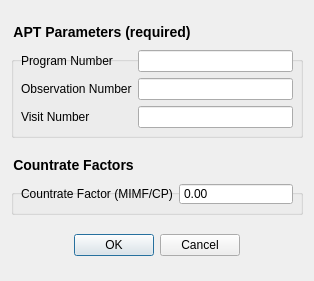
<?xml version="1.0" encoding="UTF-8"?>
<ui version="4.0">
 <class>Dialog</class>
 <widget class="QDialog" name="Dialog">
  <property name="geometry">
   <rect>
    <x>0</x>
    <y>0</y>
    <width>314</width>
    <height>281</height>
   </rect>
  </property>
  <property name="windowTitle">
   <string>Dialog</string>
  </property>
  <layout class="QVBoxLayout" name="verticalLayout">
   <item>
    <spacer name="verticalSpacer_4">
     <property name="orientation">
      <enum>Qt::Vertical</enum>
     </property>
     <property name="sizeType">
      <enum>QSizePolicy::Fixed</enum>
     </property>
     <property name="sizeHint" stdset="0">
      <size>
       <width>20</width>
       <height>13</height>
      </size>
     </property>
    </spacer>
   </item>
   <item>
    <widget class="QGroupBox" name="groupBox">
     <property name="styleSheet">
      <string notr="true">QGroupBox { font-size: 14px; font-weight: bold; margin-top: 16px } QGroupBox::title { top: -16px }</string>
     </property>
     <property name="title">
      <string>APT Parameters (required)</string>
     </property>
     <layout class="QGridLayout" name="gridLayout">
      <item row="0" column="0">
       <widget class="QLabel" name="label">
        <property name="toolTip">
         <string>Three to four digit number describing the APT program</string>
        </property>
        <property name="text">
         <string>Program Number</string>
        </property>
       </widget>
      </item>
      <item row="0" column="1">
       <widget class="QLineEdit" name="lineEdit_programNumber">
        <property name="toolTip">
         <string>Three to four digit number describing the APT program</string>
        </property>
       </widget>
      </item>
      <item row="1" column="0">
       <widget class="QLabel" name="label_2">
        <property name="toolTip">
         <string>Number of the observation within the APT program</string>
        </property>
        <property name="text">
         <string>Observation Number</string>
        </property>
       </widget>
      </item>
      <item row="1" column="1">
       <widget class="QLineEdit" name="lineEdit_observationNumber">
        <property name="toolTip">
         <string>Number of the observation within the APT program</string>
        </property>
       </widget>
      </item>
      <item row="2" column="0">
       <widget class="QLabel" name="label_3">
        <property name="toolTip">
         <string>Number of the visit within the observation</string>
        </property>
        <property name="text">
         <string>Visit Number</string>
        </property>
       </widget>
      </item>
      <item row="2" column="1">
       <widget class="QLineEdit" name="lineEdit_visitNumber">
        <property name="toolTip">
         <string>Number of the visit within the observation</string>
        </property>
       </widget>
      </item>
     </layout>
    </widget>
   </item>
   <item>
    <spacer name="verticalSpacer_5">
     <property name="orientation">
      <enum>Qt::Vertical</enum>
     </property>
     <property name="sizeType">
      <enum>QSizePolicy::Fixed</enum>
     </property>
     <property name="sizeHint" stdset="0">
      <size>
       <width>20</width>
       <height>13</height>
      </size>
     </property>
    </spacer>
   </item>
   <item>
    <widget class="QGroupBox" name="groupBox_4">
     <property name="sizePolicy">
      <sizepolicy hsizetype="Preferred" vsizetype="Preferred">
       <horstretch>0</horstretch>
       <verstretch>0</verstretch>
      </sizepolicy>
     </property>
     <property name="minimumSize">
      <size>
       <width>290</width>
       <height>0</height>
      </size>
     </property>
     <property name="styleSheet">
      <string notr="true">QGroupBox { font-size: 14px; font-weight: bold; margin-top: 16px } QGroupBox::title { top: -16px }</string>
     </property>
     <property name="title">
      <string>Countrate Factors</string>
     </property>
     <layout class="QGridLayout" name="gridLayout_4">
      <item row="0" column="1" colspan="2">
       <widget class="QDoubleSpinBox" name="doubleSpinBox_countrateFactor">
        <property name="enabled">
         <bool>true</bool>
        </property>
        <property name="toolTip">
         <string>&lt;html&gt;&lt;head/&gt;&lt;body&gt;&lt;p&gt;A factor by which to multiply the count rate of the guide star; for use in MIMF and CP where segments are stacked but unphased and the brightness might vary&lt;/p&gt;&lt;/body&gt;&lt;/html&gt;</string>
        </property>
        <property name="whatsThis">
         <string/>
        </property>
        <property name="styleSheet">
         <string notr="true">.QDoubleSpinBox:disabled {color: grey}</string>
        </property>
        <property name="buttonSymbols">
         <enum>QAbstractSpinBox::NoButtons</enum>
        </property>
        <property name="maximum">
         <double>1.000000000000000</double>
        </property>
        <property name="singleStep">
         <double>0.100000000000000</double>
        </property>
       </widget>
      </item>
      <item row="0" column="0">
       <widget class="QLabel" name="label_4">
        <property name="text">
         <string>Countrate Factor (MIMF/CP)</string>
        </property>
       </widget>
      </item>
     </layout>
    </widget>
   </item>
   <item>
    <widget class="QDialogButtonBox" name="buttonBox">
     <property name="sizePolicy">
      <sizepolicy hsizetype="Expanding" vsizetype="Preferred">
       <horstretch>0</horstretch>
       <verstretch>0</verstretch>
      </sizepolicy>
     </property>
     <property name="orientation">
      <enum>Qt::Horizontal</enum>
     </property>
     <property name="standardButtons">
      <set>QDialogButtonBox::Cancel|QDialogButtonBox::Ok</set>
     </property>
     <property name="centerButtons">
      <bool>true</bool>
     </property>
    </widget>
   </item>
  </layout>
 </widget>
 <resources/>
 <connections>
  <connection>
   <sender>buttonBox</sender>
   <signal>accepted()</signal>
   <receiver>Dialog</receiver>
   <slot>accept()</slot>
   <hints>
    <hint type="sourcelabel">
     <x>256</x>
     <y>750</y>
    </hint>
    <hint type="destinationlabel">
     <x>157</x>
     <y>274</y>
    </hint>
   </hints>
  </connection>
  <connection>
   <sender>buttonBox</sender>
   <signal>rejected()</signal>
   <receiver>Dialog</receiver>
   <slot>reject()</slot>
   <hints>
    <hint type="sourcelabel">
     <x>283</x>
     <y>750</y>
    </hint>
    <hint type="destinationlabel">
     <x>283</x>
     <y>274</y>
    </hint>
   </hints>
  </connection>
 </connections>
 <buttongroups>
  <buttongroup name="buttonGroup_boresight"/>
 </buttongroups>
</ui>
